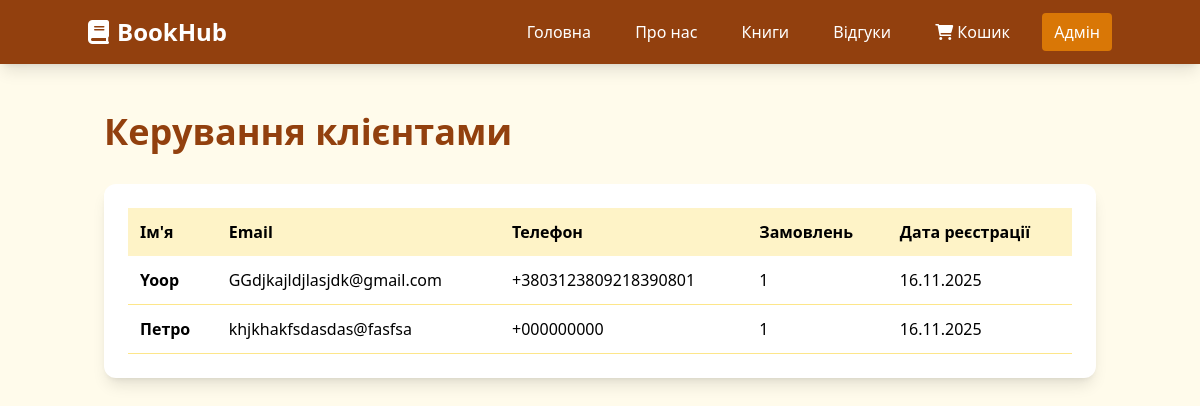
The page /admin/customers on the database its author committed.
### models.py (models this page shows, shortened)
class Customer(db.Model):
    id = db.Column(db.Integer, primary_key=True)
    name = db.Column(db.String(100), nullable=False)
    email = db.Column(db.String(100), unique=True, nullable=False)
    phone = db.Column(db.String(20))
    address = db.Column(db.Text)
    created_at = db.Column(db.DateTime, default=datetime.utcnow)

### app.py (the view)
@app.route('/admin/customers')
def admin_customers():
    customers = Customer.query.all()
    return render_template('admin/customers.html', customers=customers)

### templates/admin/customers.html (shortened to what this page needs)
{% extends "base.html" %}
{% block content %}
<div class="max-w-6xl mx-auto">
    <h1 class="text-4xl font-bold text-amber-800 mb-8">Керування клієнтами</h1>
    <div class="bg-white rounded-xl shadow-lg p-6">
        {% if customers %}
        <div class="overflow-x-auto">
            <table class="min-w-full">
                <thead>
                    <tr class="bg-amber-100">
                        <th class="p-3 text-left">Ім'я</th>
                        <th class="p-3 text-left">Email</th>
                        <th class="p-3 text-left">Телефон</th>
                        <th class="p-3 text-left">Замовлень</th>
                        <th class="p-3 text-left">Дата реєстрації</th>
                    </tr>
                </thead>
                <tbody>
                    {% for customer in customers %}
                    <tr class="border-b border-amber-200">
                        <td class="p-3 font-semibold">{{ customer.name }}</td>
                        <td class="p-3">{{ customer.email }}</td>
                        <td class="p-3">{{ customer.phone if customer.phone else "Не вказано" }}</td>
                        <td class="p-3">{{ customer.orders|length }}</td>
                        <td class="p-3">{{ customer.created_at.strftime('%d.%m.%Y') }}</td>
                    </tr>
                    {% endfor %}
                </tbody>
            </table>
        </div>
        {% else %}
        <p class="text-gray-500 text-center py-8">Клієнтів поки немає</p>
        {% endif %}
    </div>
</div>
{% endblock %}

### rows shown on the page
Customer: name "Yoop", email "GGdjkajldjlasjdk@gmail.com", phone "+3803123809218390801", orders|length "1", created_at "16.11.2025"
Customer: name "Петро", email "khjkhakfsdasdas@fasfsa", phone "+000000000", orders|length "1", created_at "16.11.2025"
